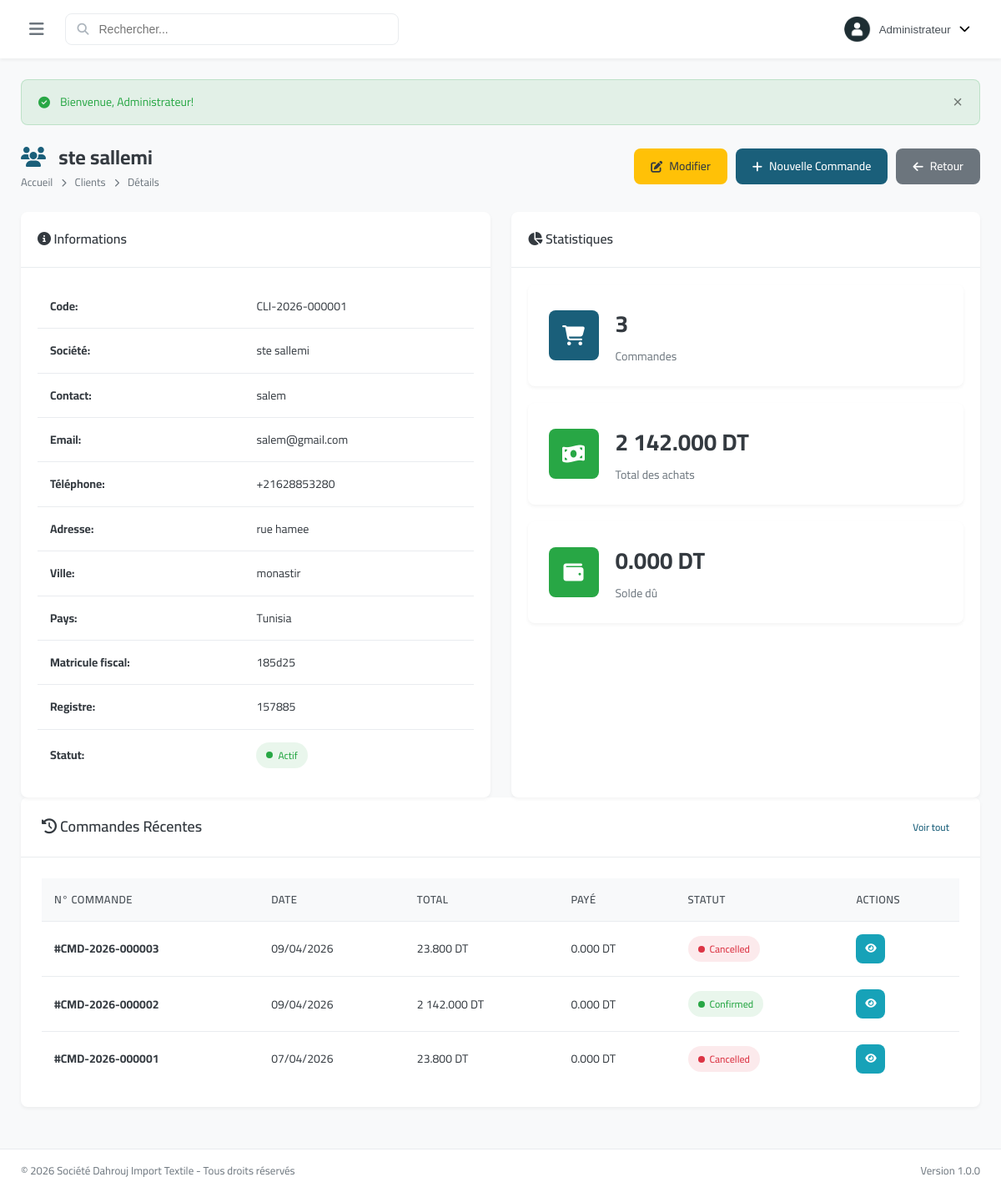
The app's page /modules/customers/view.php?id=1 (signed in) with its own data.
### tables this page shows
CREATE TABLE `customers` (
  `id` int(11) NOT NULL,
  `code` varchar(50) NOT NULL,
  `company_name` varchar(200) DEFAULT NULL,
  `contact_name` varchar(100) DEFAULT NULL,
  `email` varchar(100) DEFAULT NULL,
  `phone` varchar(20) DEFAULT NULL,
  `phone2` varchar(20) DEFAULT NULL,
  `address` text DEFAULT NULL,
  `city` varchar(50) DEFAULT NULL,
  `country` varchar(50) DEFAULT 'Tunisia',
  `tax_number` varchar(50) DEFAULT NULL,
  `registration_number` varchar(50) DEFAULT NULL,
  `credit_limit` decimal(15,3) DEFAULT 0.000,
  `balance` decimal(15,3) DEFAULT 0.000,
  `status` enum('active','inactive') DEFAULT 'active',
  `notes` text DEFAULT NULL,
  `created_at` datetime DEFAULT current_timestamp(),
  `updated_at` datetime DEFAULT current_timestamp() ON UPDATE current_timestamp()
);

CREATE TABLE `orders` (
  `id` int(11) NOT NULL,
  `order_number` varchar(50) NOT NULL,
  `customer_id` int(11) DEFAULT NULL,
  `user_id` int(11) DEFAULT NULL,
  `order_date` date DEFAULT curdate(),
  `delivery_date` date DEFAULT NULL,
  `subtotal` decimal(15,3) DEFAULT 0.000,
  `discount` decimal(15,3) DEFAULT 0.000,
  `tax_rate` decimal(5,2) DEFAULT 19.00,
  `tax_amount` decimal(15,3) DEFAULT 0.000,
  `total` decimal(15,3) DEFAULT 0.000,
  `paid_amount` decimal(15,3) DEFAULT 0.000,
  `status` enum('pending','confirmed','processing','shipped','delivered','cancelled') DEFAULT 'pending',
  `payment_status` enum('unpaid','partial','paid') DEFAULT 'unpaid',
  `payment_method` enum('cash','check','transfer','credit') DEFAULT 'cash',
  `notes` text DEFAULT NULL,
  `created_at` datetime DEFAULT current_timestamp(),
  `updated_at` datetime DEFAULT current_timestamp() ON UPDATE current_timestamp()
);

### includes/config.php (called while the page is built, shortened)
<?php
function formatMoney($amount) {
    return number_format($amount, 3, '.', ' ') . ' ' . APP_CURRENCY_SYMBOL;
}
function formatDate($date) {
    return date('d/m/Y', strtotime($date));
}
?>

### modules/customers/view.php (the view, shortened to what this page needs)
<?php
require_once '../../includes/config.php';
$db = getDB();
$id = intval($_GET['id'] ?? 0);
$stmt = $db->prepare("SELECT c.*,
    (SELECT COUNT(*) FROM orders WHERE customer_id = c.id) as order_count,
    (SELECT COALESCE(SUM(total), 0) FROM orders WHERE customer_id = c.id AND status != 'cancelled') as total_orders,
    (SELECT COALESCE(SUM(total - paid_amount), 0) FROM orders WHERE customer_id = c.id AND payment_status != 'paid' AND status != 'cancelled') as balance_due
    FROM customers c
    WHERE c.id = ?");
$stmt->execute([$id]);
$customer = $stmt->fetch();
$recentOrders = $db->prepare("SELECT * FROM orders WHERE customer_id = ? ORDER BY created_at DESC LIMIT 10");
$recentOrders->execute([$id]);
$recentOrders = $recentOrders->fetchAll();
require_once '../../includes/header.php';
?>
<div class="page-header">
    <div>
        <h1 class="page-title"><i class="fas fa-users"></i> <?php echo $customer['company_name'] ?: $customer['contact_name']; ?></h1>
        <nav class="breadcrumb">
            <a href="../../index.php">Accueil</a>
            <i class="fas fa-chevron-right"></i>
            <a href="index.php">Clients</a>
            <i class="fas fa-chevron-right"></i>
            <span>Détails</span>
        </nav>
    </div>
    <div class="quick-actions">
        <a href="edit.php?id=<?php echo $customer['id']; ?>" class="btn btn-warning">
            <i class="fas fa-edit"></i> Modifier
        </a>
        <a href="../orders/create.php?customer_id=<?php echo $customer['id']; ?>" class="btn btn-primary">
            <i class="fas fa-plus"></i> Nouvelle Commande
        </a>
        <a href="index.php" class="btn btn-secondary">
            <i class="fas fa-arrow-left"></i> Retour
        </a>
    </div>
</div>
<div class="dashboard-grid">
    <div class="widget">
        <div class="widget-header">
            <h3 class="widget-title"><i class="fas fa-info-circle"></i> Informations</h3>
        </div>
        <div class="widget-body">
            <table class="data-table">
                <tr>
                    <td><strong>Code:</strong></td>
                    <td><?php echo $customer['code']; ?></td>
                </tr>
                <tr>
                    <td><strong>Société:</strong></td>
                    <td><?php echo $customer['company_name'] ?: '-'; ?></td>
                </tr>
                <tr>
                    <td><strong>Contact:</strong></td>
                    <td><?php echo $customer['contact_name'] ?: '-'; ?></td>
                </tr>
                <tr>
                    <td><strong>Email:</strong></td>
                    <td><?php echo $customer['email'] ? '<a href="mailto:' . $customer['email'] . '">' . $customer['email'] . '</a>' : '-'; ?></td>
                </tr>
                <tr>
                    <td><strong>Téléphone:</strong></td>
                    <td><?php echo $customer['phone'] ? '<a href="tel:' . $customer['phone'] . '">' . $customer['phone'] . '</a>' : '-'; ?></td>
                </tr>
                <tr>
                    <td><strong>Adresse:</strong></td>
                    <td><?php echo $customer['address'] ?: '-'; ?></td>
                </tr>
                <tr>
                    <td><strong>Ville:</strong></td>
                    <td><?php echo $customer['city'] ?: '-'; ?></td>
                </tr>
                <tr>
                    <td><strong>Pays:</strong></td>
                    <td><?php echo $customer['country']; ?></td>
                </tr>
                <tr>
                    <td><strong>Matricule fiscal:</strong></td>
                    <td><?php echo $customer['tax_number'] ?: '-'; ?></td>
                </tr>
                <tr>
                    <td><strong>Registre:</strong></td>
                    <td><?php echo $customer['registration_number'] ?: '-'; ?></td>
                </tr>
                <tr>
                    <td><strong>Statut:</strong></td>
                    <td><span class="status status-<?php echo $customer['status']; ?>"><?php echo $customer['status'] === 'active' ? 'Actif' : 'Inactif'; ?></span></td>
                </tr>
            </table>
        </div>
    </div>
    <div class="widget">
        <div class="widget-header">
            <h3 class="widget-title"><i class="fas fa-chart-pie"></i> Statistiques</h3>
        </div>
        <div class="widget-body">
            <div class="stats-grid" style="grid-template-columns: 1fr;">
                <div class="stat-card">
                    <div class="stat-icon primary">
                        <i class="fas fa-shopping-cart"></i>
                    </div>
                    <div class="stat-content">
                        <h3><?php echo $customer['order_count']; ?></h3>
                        <p>Commandes</p>
                    </div>
                </div>
                <div class="stat-card">
                    <div class="stat-icon success">
                        <i class="fas fa-money-bill-wave"></i>
                    </div>
                    <div class="stat-content">
                        <h3><?php echo formatMoney($customer['total_orders']); ?></h3>
                        <p>Total des achats</p>
                    </div>
                </div>
                <div class="stat-card">
                    <div class="stat-icon <?php echo $customer['balance_due'] > 0 ? 'danger' : 'success'; ?>">
                        <i class="fas fa-wallet"></i>
                    </div>
                    <div class="stat-content">
                        <h3><?php echo formatMoney($customer['balance_due']); ?></h3>
                        <p>Solde dû</p>
                    </div>
                </div>
            </div>
        </div>
    </div>
</div>
<div class="card">
    <div class="card-header">
        <h3 class="card-title"><i class="fas fa-history"></i> Commandes Récentes</h3>
        <a href="../orders/index.php?customer=<?php echo $customer['id']; ?>" class="btn btn-sm btn-outline-primary">Voir tout</a>
    </div>
    <div class="card-body">
        <?php if (count($recentOrders) > 0): ?>
        <div class="table-responsive">
            <table class="data-table">
                <thead>
                    <tr>
                        <th>N° Commande</th>
                        <th>Date</th>
                        <th>Total</th>
                        <th>Payé</th>
                        <th>Statut</th>
                        <th>Actions</th>
                    </tr>
                </thead>
                <tbody>
                    <?php foreach ($recentOrders as $order): ?>
                    <tr>
                        <td><strong>#<?php echo $order['order_number']; ?></strong></td>
                        <td><?php echo formatDate($order['order_date']); ?></td>
                        <td><?php echo formatMoney($order['total']); ?></td>
                        <td><?php echo formatMoney($order['paid_amount']); ?></td>
                        <td><span class="status status-<?php echo $order['status']; ?>"><?php echo ucfirst($order['status']); ?></span></td>
                        <td class="actions">
                            <a href="../orders/view.php?id=<?php echo $order['id']; ?>" class="btn btn-sm btn-info btn-icon">
                                <i class="fas fa-eye"></i>
                            </a>
                        </td>
                    </tr>
                    <?php endforeach; ?>
                </tbody>
            </table>
        </div>
        <?php endif; ?>
    </div>
</div>
<?php require_once '../../includes/footer.php'; ?>

### records on screen
customers: company_name "ste sallemi", code "CLI-2026-000001", contact_name "salem", email "salem@gmail.com", phone "+21628853280", address "rue hamee", city "monastir", country "Tunisia", tax_number "185d25", registration_number "157885"
orders: order_number "CMD-2026-000003", order_date "09/04/2026", total "23.800 DT", paid_amount "0.000 DT", status "Cancelled"
orders: order_number "CMD-2026-000002", order_date "09/04/2026", total "2 142.000 DT", paid_amount "0.000 DT", status "Confirmed"
orders: order_number "CMD-2026-000001", order_date "07/04/2026", total "23.800 DT", paid_amount "0.000 DT", status "Cancelled"

### other values on screen
$_SESSION['user_name'] "Administrateur"
$flash['message'] "Bienvenue, Administrateur!"
$customer['order_count'] "3"
formatMoney($customer['total_orders']) "2 142.000 DT"
formatMoney($customer['balance_due']) "0.000 DT"
APP_NAME "Société Dahrouj Import Textile"
APP_VERSION "1.0.0"
